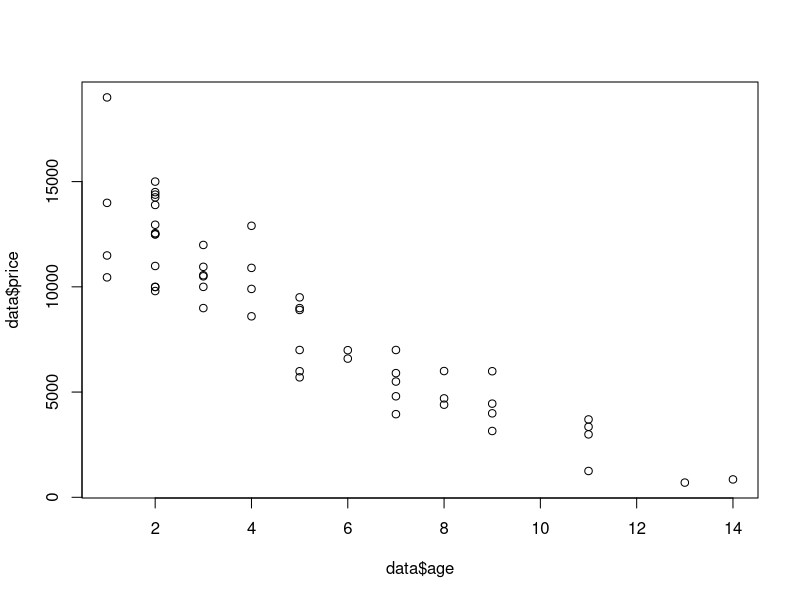

Reproduce this figure in R.
## Task 1
data = read.csv("./Data/cars.csv", sep=";")

# plot data
plot(data$age, data$price)

# a)
reg = lm(price ~ age, data = data)

coef(reg)

# b)
age_mean = mean(data$age)
age_var = var(data$age)
price_mean = mean(data$price)
price_age_cov = cov(data$age, data$price)

Beta1 = price_age_cov/age_var
Beta0 = price_mean - Beta1 * age_mean
Beta0
Beta1

# c)
Beta0 + Beta1 * 5

# Task 2
data = read.csv('./Data/ceosalary.csv')

# a)
reg = lm(salary ~ sales, data = data)

data$salary2 = data$salary * 1e-6
data$sales2 = data$sales * 1e-6

# d)
reg_log = lm(log(salary) ~ log(sales), data = data)

coef(reg_log)

# e)
coef(lm(log(salary2) ~ log(sales2), data = data))


library(rio)